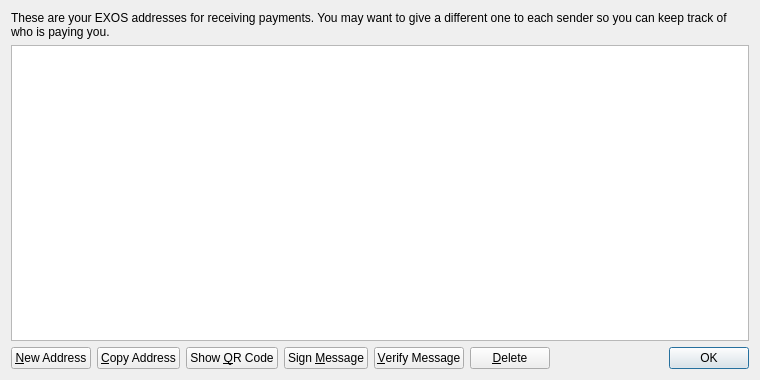
<?xml version="1.0" encoding="UTF-8"?>
<ui version="4.0">
 <class>AddressBookPage</class>
 <widget class="QWidget" name="AddressBookPage">
  <property name="geometry">
   <rect>
    <x>0</x>
    <y>0</y>
    <width>760</width>
    <height>380</height>
   </rect>
  </property>
  <property name="windowTitle">
   <string>Address Book</string>
  </property>
  <layout class="QVBoxLayout" name="verticalLayout">
   <item>
    <widget class="QLabel" name="labelExplanation">
     <property name="text">
      <string>These are your EXOS addresses for receiving payments. You may want to give a different one to each sender so you can keep track of who is paying you.</string>
     </property>
     <property name="textFormat">
      <enum>Qt::PlainText</enum>
     </property>
     <property name="wordWrap">
      <bool>true</bool>
     </property>
    </widget>
   </item>
   <item>
    <widget class="QTableView" name="tableView">
     <property name="contextMenuPolicy">
      <enum>Qt::CustomContextMenu</enum>
     </property>
     <property name="toolTip">
      <string>Double-click to edit address or label</string>
     </property>
     <property name="tabKeyNavigation">
      <bool>false</bool>
     </property>
     <property name="selectionMode">
      <enum>QAbstractItemView::SingleSelection</enum>
     </property>
     <property name="selectionBehavior">
      <enum>QAbstractItemView::SelectRows</enum>
     </property>
     <property name="sortingEnabled">
      <bool>true</bool>
     </property>
     <attribute name="verticalHeaderVisible">
      <bool>false</bool>
     </attribute>
    </widget>
   </item>
   <item>
    <layout class="QHBoxLayout" name="horizontalLayout">
     <item>
      <widget class="QPushButton" name="newAddressButton">
       <property name="toolTip">
        <string>Create a new address</string>
       </property>
       <property name="text">
        <string>&amp;New Address</string>
       </property>
      </widget>
     </item>
     <item>
      <widget class="QPushButton" name="copyToClipboard">
       <property name="toolTip">
        <string>Copy the currently selected address to the system clipboard</string>
       </property>
       <property name="text">
        <string>&amp;Copy Address</string>
       </property>
      </widget>
     </item>
     <item>
      <widget class="QPushButton" name="showQRCode">
       <property name="text">
        <string>Show &amp;QR Code</string>
       </property>
      </widget>
     </item>
     <item>
      <widget class="QPushButton" name="signMessage">
       <property name="toolTip">
        <string>Sign a message to prove you own a EXOS address</string>
       </property>
       <property name="text">
        <string>Sign &amp;Message</string>
       </property>
      </widget>
     </item>
     <item>
      <widget class="QPushButton" name="verifyMessage">
       <property name="toolTip">
        <string>Verify a message to ensure it was signed with a specified EXOS address</string>
       </property>
       <property name="text">
        <string>&amp;Verify Message</string>
       </property>
      </widget>
     </item>
     <item>
      <widget class="QPushButton" name="deleteButton">
       <property name="toolTip">
        <string>Delete the currently selected address from the list</string>
       </property>
       <property name="text">
        <string>&amp;Delete</string>
       </property>
      </widget>
     </item>
     <item>
      <spacer name="horizontalSpacer">
       <property name="orientation">
        <enum>Qt::Horizontal</enum>
       </property>
       <property name="sizeHint" stdset="0">
        <size>
         <width>40</width>
         <height>20</height>
        </size>
       </property>
      </spacer>
     </item>
     <item>
      <widget class="QDialogButtonBox" name="buttonBox">
       <property name="sizePolicy">
        <sizepolicy hsizetype="Maximum" vsizetype="Fixed">
         <horstretch>0</horstretch>
         <verstretch>0</verstretch>
        </sizepolicy>
       </property>
       <property name="standardButtons">
        <set>QDialogButtonBox::Ok</set>
       </property>
      </widget>
     </item>
    </layout>
   </item>
  </layout>
 </widget>
 <resources>
  <include location="../bitcoin.qrc"/>
 </resources>
 <connections/>
</ui>
